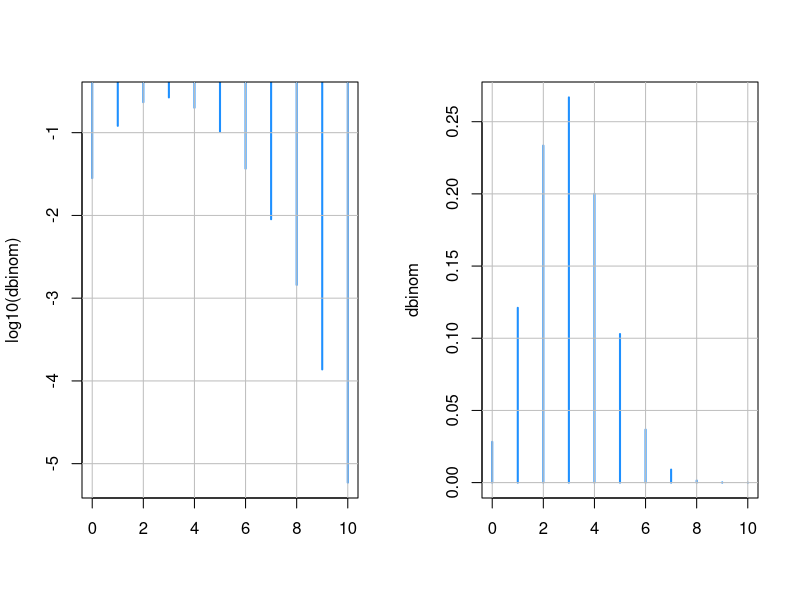
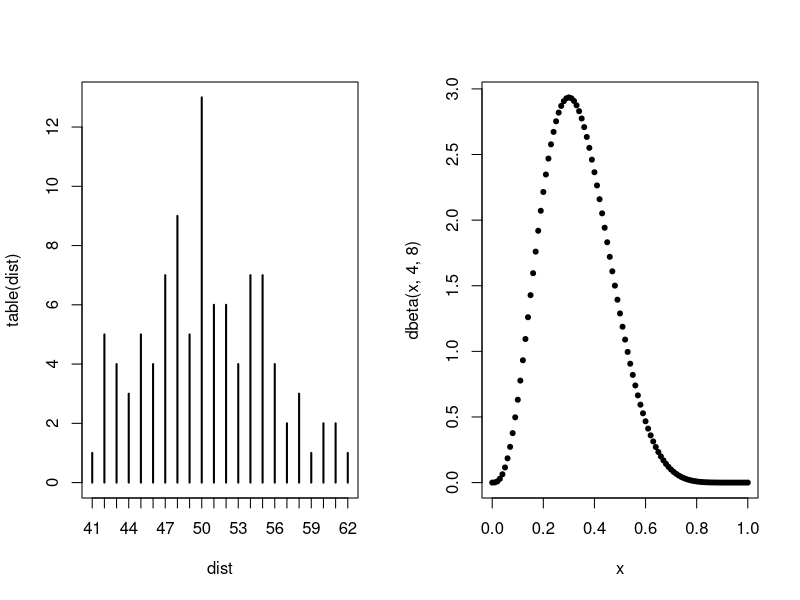
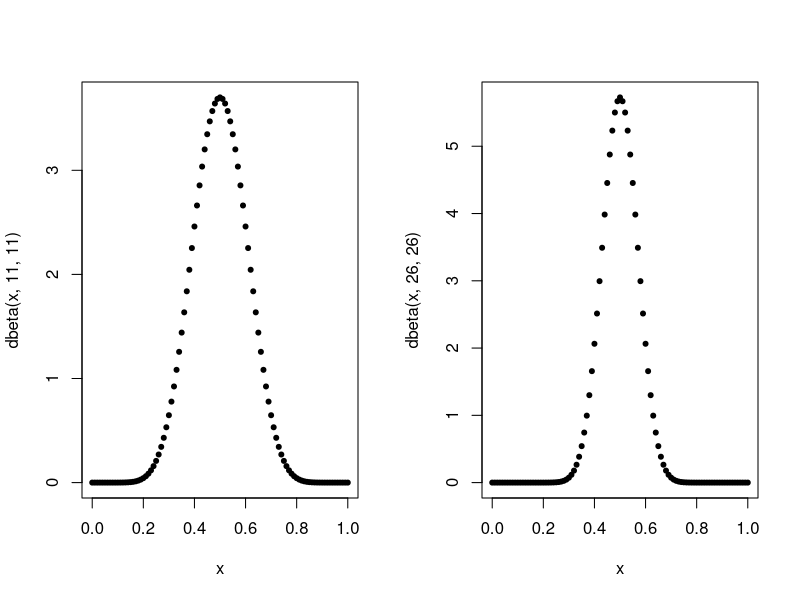
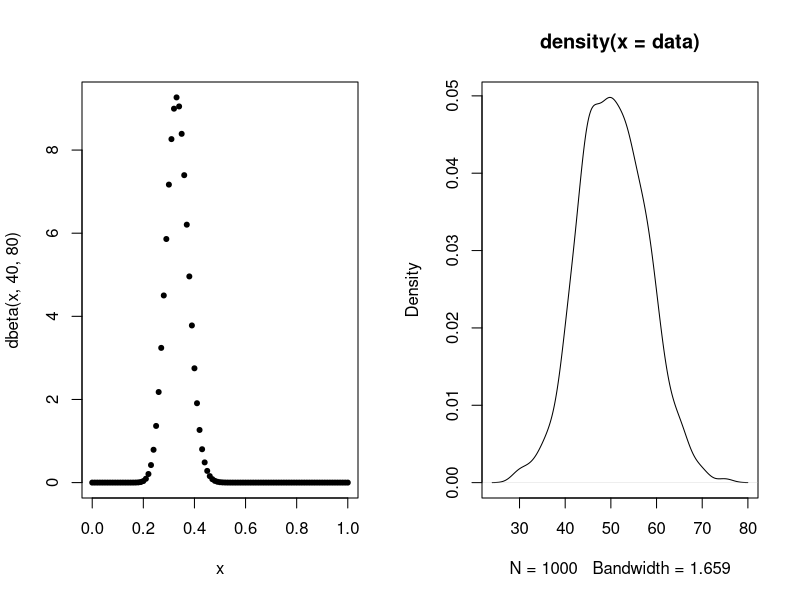

The R script that drew these images, in order:
#multiple plots, one row, two columns
par(mfrow=c(1,2), pch=20)

# binom dist in log scale
plot(0:10,log10(dbinom(x=0:10,size=10,prob=0.3)),
     type='h', lwd=2, col="dodgerblue", xlab="", ylab="log10(dbinom)")
# grid
grid(col="gray", lty="solid")

# plot binom non-log
plot(0:10,dbinom(x=0:10,size=10,prob=0.3),type='h',lwd=2,
     col="dodgerblue",ylab="dbinom", xlab="")
grid(col="gray", lty="solid")



dist=rbinom(0:100,size=100,prob=0.5)
plot(table(dist), type='h', lwd=2)
mean(dist)
var(dist)










#### beta distribution to infere theta from data
# This will compute the prob dist of beta, so it's the prob of beta having that value, I guess
x <- seq(0,1,by=0.01)
plot(x, dbeta(x,4,8))


x <- seq(0,1,by=0.01)
plot(x, dbeta(x,11,11))

plot(x, dbeta(x,26,26))
  


plot(x, dbeta(x,40,80))



## inferring lambda iteratively


logprobf1 <- function(data, l){
  logp <- dpois(data,lambda=l, log=TRUE)
  return(sum(logp))
}

data <- rpois(1000, lambda=50.5)
plot(density(data))
niter <- 1000
oldl <- runif(1, min=0, max=100)

x <- rep(NA, niter)
for (t in seq(1, niter)){
  newl <- runif(1, min=0, max=100)
  r <- exp(logprobf1(data, newl) -
             logprobf1(data, oldl))
  p <- min(r, 1)
  if (runif(1) < p){
    x[t] <- newl
  } else {
    x[t] <- oldl
  }
  oldl <- newl
}

oldl














